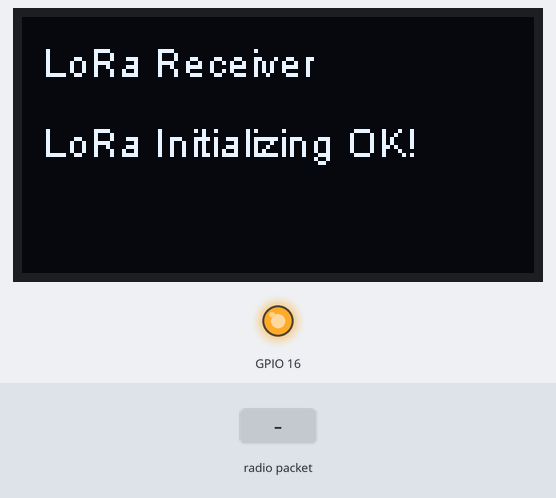
The sketch below on a simulated ESP32. Shown: 128×64 one-colour display, output pins drawn as LEDs (lit = HIGH). The test bench sets the inputs (shaded band). No radio packets arrive unless stated; what the sketch prints to the serial monitor is not drawn.

Above: at 2.3 s.
2.4 s: radio packet "1" arrives
At 4.6 s:
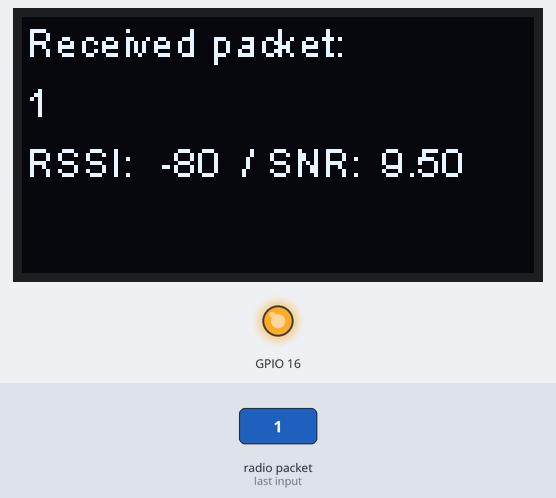
4.9 s: radio packet "0" arrives
At 5.7 s:
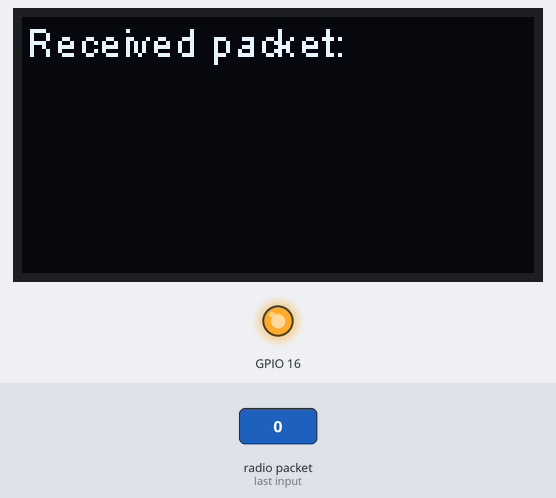
7.4 s: radio packet "2" arrives
At 9.7 s:
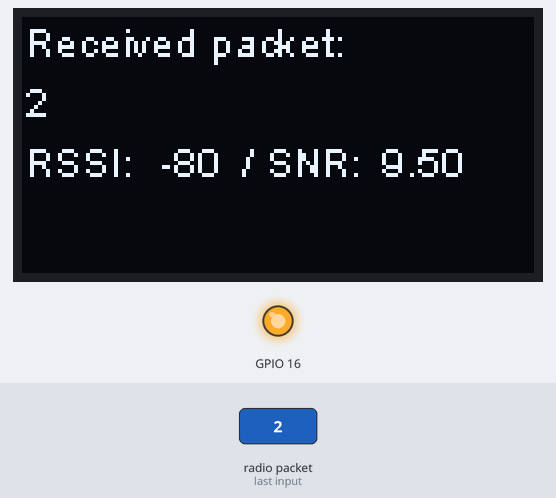
Timing chart, 0 to 11.2 s (numbered marks = the images above; inputs shaded):
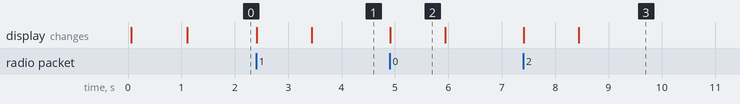

The sketch:

LoRaReceiver-OLED.ino
```cpp
#include <SPI.h>
#include <LoRa.h>
#include "SSD1306.h"

SSD1306  display(0x3c, 4, 15);

//OLED pins to ESP32 GPIOs via this connection:
//OLED_SDA -- GPIO4
//OLED_SCL -- GPIO15
//OLED_RST -- GPIO16


// WIFI_LoRa_32 ports

// GPIO5  -- SX1278's SCK
// GPIO19 -- SX1278's MISO
// GPIO27 -- SX1278's MOSI
// GPIO18 -- SX1278's CS
// GPIO14 -- SX1278's RESET
// GPIO26 -- SX1278's IRQ(Interrupt Request)

#define SS      18
#define RST     14
#define DI0     26
#define BAND    433E6


void setup() {
  pinMode(16, OUTPUT);
  digitalWrite(16, LOW);    // set GPIO16 low to reset OLED
  delay(50);
  digitalWrite(16, HIGH);

  display.init();
  display.flipScreenVertically();
  display.setFont(ArialMT_Plain_10);
  display.setTextAlignment(TEXT_ALIGN_LEFT);

  Serial.begin(115200);
  while (!Serial); //if just the the basic function, must connect to a computer
  delay(1000);

  Serial.println("LoRa Receiver");
  display.drawString(5, 5, "LoRa Receiver");
  display.display();
  SPI.begin(5, 19, 27, 18);
  LoRa.setPins(SS, RST, DI0);

  if (!LoRa.begin(BAND)) {
    display.drawString(5, 25, "Starting LoRa failed!");
    while (1);
  }
  Serial.println("LoRa Initial OK!");
  display.drawString(5, 25, "LoRa Initializing OK!");
  display.display();

  // Serial.println("LoRa Dump Registers");
  // LoRa.dumpRegisters(Serial);
}

void loop() {
  // try to parse packet
  int packetSize = LoRa.parsePacket();
  if (packetSize) {
    // received a packets
    Serial.print("Received packet. ");
    display.clear();
    display.setFont(ArialMT_Plain_10);
    display.drawString(1, 0, "Received packet: ");
    display.display();

    // read packet
    while (LoRa.available()) {
      String data = LoRa.readString();
      Serial.print(data);
      display.drawString(1, 15, data);
      display.display();
    }

    // print RSSI and SNS of packet
    Serial.print(" with RSSI ");
    Serial.print(LoRa.packetRssi());
    Serial.print(" / SNS ");
    Serial.println(LoRa.packetSnr());
    display.drawString(1, 30, "RSSI:  ");
    display.drawString(35, 30, (String)LoRa.packetRssi());
    display.drawString(55, 30, "/ SNR:  ");
    display.drawString(90, 30, (String)LoRa.packetSnr());
    display.display();
  }
}
```

Measured:
- after the input at 2.4 s, the display: first changes at once (image 1 shows a later state)
- after the input at 4.9 s, the display: changes at once (image 2)
- after the input at 7.4 s, the display: first changes at once (image 3 shows a later state)
- what the display in image 2 shows lasts 1.0 s, from 4.9 s to 5.9 s
